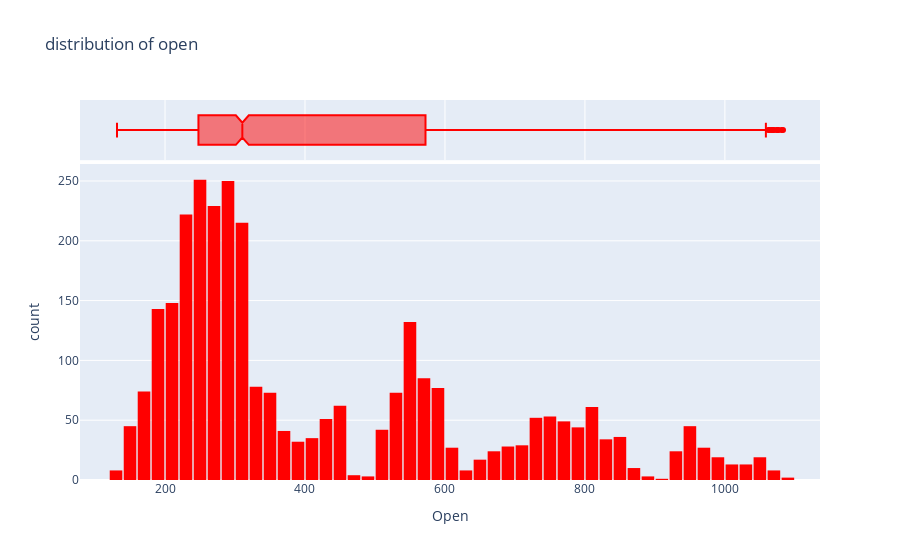

The notebook cell saved with this chart:
### Code cell
fig = px.histogram(google,
                   x='Open',
                   marginal='box',
                   color_discrete_sequence=['red'],
                   title='distribution of open')
fig.update_layout(bargap = 0.1)
fig.show()

### Figure 1 — Plotly figure (JSON) as saved in the notebook; plotly's stock layout.template omitted (floating-point values rounded to 4 significant figures; data arrays with more than 128 entries replaced by an {"elided": "..."} marker saying what was removed)
{"data": [{"alignmentgroup": "True", "bingroup": "x", "hovertemplate": "Open=%{x}<br>count=%{y}<extra></extra>", "legendgroup": "", "marker": {"color": "red", "pattern": {"shape": ""}}, "name": "", "offsetgroup": "", "orientation": "v", "showlegend": false, "type": "histogram", "x": {"elided": "3019 float values"}, "xaxis": "x", "yaxis": "y"}, {"alignmentgroup": "True", "hovertemplate": "Open=%{x}<extra></extra>", "legendgroup": "", "marker": {"color": "red"}, "name": "", "notched": true, "offsetgroup": "", "showlegend": false, "type": "box", "x": {"elided": "3019 float values"}, "xaxis": "x2", "yaxis": "y2"}], "layout": {"bargap": 0.1, "barmode": "relative", "legend": {"tracegroupgap": 0}, "title": {"text": "distribution of open"}, "xaxis": {"anchor": "y", "domain": [0, 1], "title": {"text": "Open"}}, "xaxis2": {"anchor": "y2", "domain": [0, 1], "matches": "x", "showgrid": true, "showticklabels": false}, "yaxis": {"anchor": "x", "domain": [0, 0.8316], "title": {"text": "count"}}, "yaxis2": {"anchor": "x2", "domain": [0.8416, 1], "matches": "y2", "showgrid": false, "showline": false, "showticklabels": false, "ticks": ""}}}
